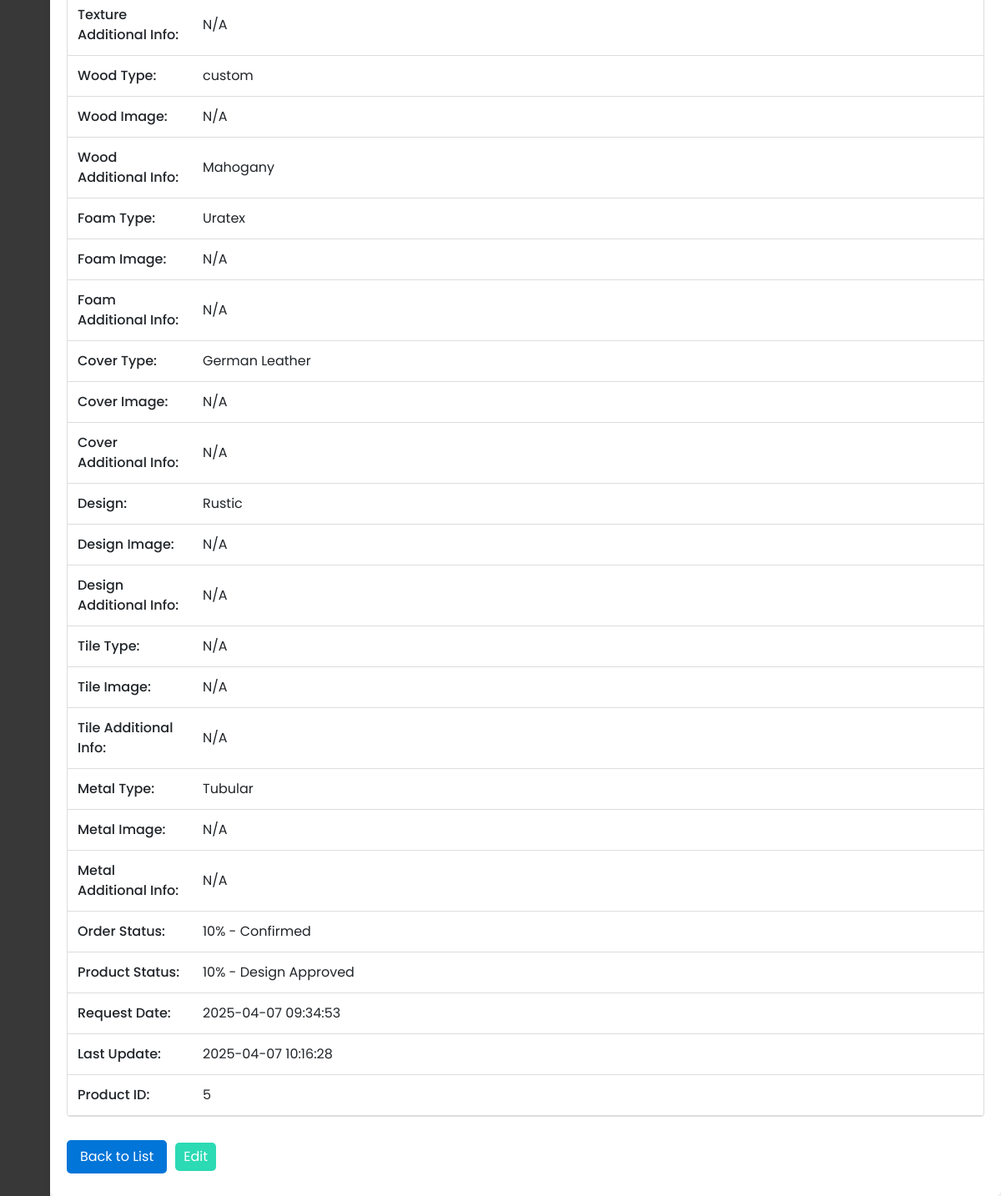
Before: /Capstone_Admin/customize/read-one-custom-form.php?id=1 (signed in, lower part) with the older database file.
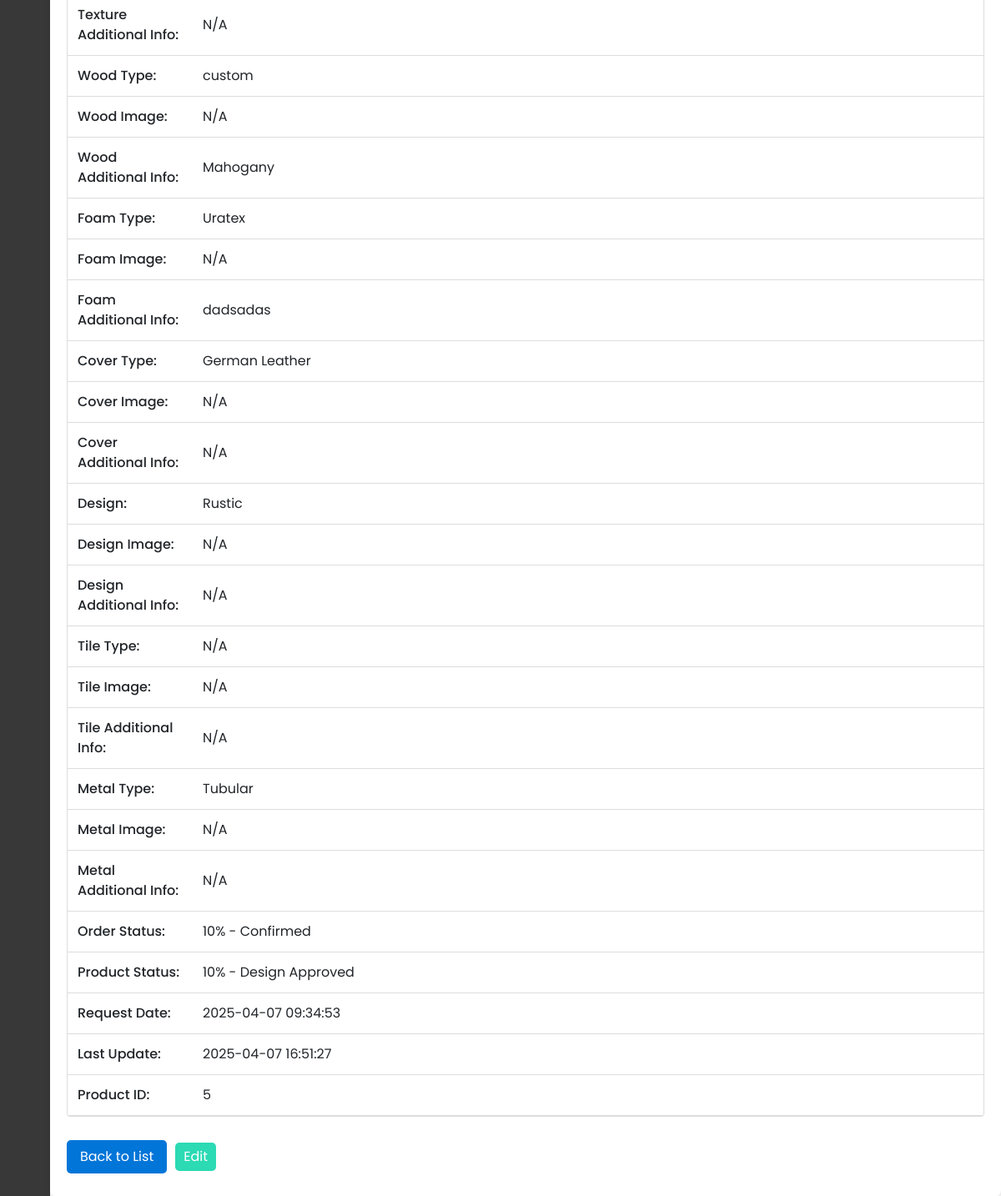
After: the same page with the newer database file.
### tables this page shows
CREATE TABLE `tbl_customizations` (
  `Customization_ID` int(11) NOT NULL AUTO_INCREMENT,
  `User_ID` varchar(150) NOT NULL,
  `Furniture_Type` varchar(255) NOT NULL,
  `Furniture_Type_Additional_Info` text DEFAULT NULL,
  `Standard_Size` varchar(100) DEFAULT NULL,
  `Desired_Size` varchar(100) DEFAULT NULL,
  `Color` varchar(50) DEFAULT NULL,
  `Color_Image_URL` varchar(255) DEFAULT NULL,
  `Color_Additional_Info` text DEFAULT NULL,
  `Texture` varchar(50) DEFAULT NULL,
  `Texture_Image_URL` varchar(255) DEFAULT NULL,
  `Texture_Additional_Info` text DEFAULT NULL,
  `Wood_Type` varchar(50) DEFAULT NULL,
  `Wood_Image_URL` varchar(255) DEFAULT NULL,
  `Wood_Additional_Info` text DEFAULT NULL,
  `Foam_Type` varchar(50) DEFAULT NULL,
  `Foam_Image_URL` varchar(255) DEFAULT NULL,
  `Foam_Additional_Info` text DEFAULT NULL,
  `Cover_Type` varchar(50) DEFAULT NULL,
  `Cover_Image_URL` varchar(255) DEFAULT NULL,
  `Cover_Additional_Info` text DEFAULT NULL,
  `Design` varchar(255) DEFAULT NULL,
  `Design_Image_URL` varchar(255) DEFAULT NULL,
  `Design_Additional_Info` text DEFAULT NULL,
  `Tile_Type` varchar(50) DEFAULT NULL,
  `Tile_Image_URL` varchar(255) DEFAULT NULL,
  `Tile_Additional_Info` text DEFAULT NULL,
  `Metal_Type` varchar(50) DEFAULT NULL,
  `Metal_Image_URL` varchar(255) DEFAULT NULL,
  `Metal_Additional_Info` text DEFAULT NULL,
  `Order_Status` int(3) NOT NULL DEFAULT 0,
  `Product_Status` int(3) NOT NULL DEFAULT 0,
  `Request_Date` timestamp NOT NULL DEFAULT current_timestamp(),
  `Last_Update` timestamp NOT NULL DEFAULT current_timestamp() ON UPDATE current_timestamp(),
  `Product_ID` int(11) DEFAULT NULL,
  `Stop_Reason` varchar(255) DEFAULT NULL,
  `Progress_Pic_10` varchar(255) DEFAULT NULL,
  `Progress_Pic_20` varchar(255) DEFAULT NULL,
  `Progress_Pic_30` varchar(255) DEFAULT NULL,
  `Progress_Pic_40` varchar(255) DEFAULT NULL,
  `Progress_Pic_50` varchar(255) DEFAULT NULL,
  `Progress_Pic_60` varchar(255) DEFAULT NULL,
  `Progress_Pic_70` varchar(255) DEFAULT NULL,
  `Progress_Pic_80` varchar(255) DEFAULT NULL,
  `Progress_Pic_90` varchar(255) DEFAULT NULL,
  `Progress_Pic_100` varchar(255) DEFAULT NULL,
  PRIMARY KEY (`Customization_ID`),
  KEY `User_ID` (`User_ID`),
  CONSTRAINT `tbl_customizations_ibfk_1` FOREIGN KEY (`User_ID`) REFERENCES `tbl_user_info` (`User_ID`)
);

### Capstone_Admin/customize/read-one-custom-form.php (the view, shortened to what the changed rows need)
<?php
include '../config/database.php';
$customizationID = $_GET['id'];
try {
    $query = "
        SELECT c.*, u.First_Name, u.Last_Name, p.Product_Name
        FROM tbl_customizations c
        JOIN tbl_user_info u ON c.User_ID = u.User_ID
        LEFT JOIN tbl_prod_info p ON c.Product_ID = p.Product_ID
        WHERE c.Customization_ID = :customizationID
    ";
    $stmt = $pdo->prepare($query);
    $stmt->bindParam(':customizationID', $customizationID, PDO::PARAM_INT);
    $stmt->execute();
    $customization = $stmt->fetch(PDO::FETCH_ASSOC);
    function displayData($data) {
        return !empty($data) ? htmlspecialchars($data) : 'N/A';
    }
    function displayImage($imageURL) {
        if (!empty($imageURL) && file_exists($imageURL)) {
            return "<img src='" . htmlspecialchars($imageURL) . "' alt='Image' width='100'>";
        } else {
            return 'N/A';
        }
    }
    $textureAdditionalInfo = displayData($customization['Texture_Additional_Info']);
    $woodType = displayData($customization['Wood_Type']);
    $woodImage = displayImage($customization['Wood_Image_URL']);
    $woodAdditionalInfo = displayData($customization['Wood_Additional_Info']);
    $foamType = displayData($customization['Foam_Type']);
    $foamImage = displayImage($customization['Foam_Image_URL']);
    $foamAdditionalInfo = displayData($customization['Foam_Additional_Info']);
    $coverType = displayData($customization['Cover_Type']);
    $coverImage = displayImage($customization['Cover_Image_URL']);
    $coverAdditionalInfo = displayData($customization['Cover_Additional_Info']);
    $design = displayData($customization['Design']);
    $designImage = displayImage($customization['Design_Image_URL']);
    $designAdditionalInfo = displayData($customization['Design_Additional_Info']);
    $tileType = displayData($customization['Tile_Type']);
    $tileImage = displayImage($customization['Tile_Image_URL']);
    $tileAdditionalInfo = displayData($customization['Tile_Additional_Info']);
    $metalType = displayData($customization['Metal_Type']);
    $metalImage = displayImage($customization['Metal_Image_URL']);
    $metalAdditionalInfo = displayData($customization['Metal_Additional_Info']);
    $orderStatus = htmlspecialchars($customization['Order_Status']);
    $productStatus = htmlspecialchars($customization['Product_Status']);
    $requestDate = displayData($customization['Request_Date']);
    $lastUpdate = displayData($customization['Last_Update']);
    $productID = displayData($customization['Product_ID']);
    $orderStatusMap = [
        0   => 'Order Received',
        10  => 'Confirmed',
        20  => 'Design Finalization',
        30  => 'Material Preparation',
        40  => 'Production Started',
        50  => 'Mid-Production',
        60  => 'Finishing Process',
        70  => 'Quality Check',
        80  => 'Final Assembly',
        90  => 'Ready for Delivery',
        100 => 'Delivered / Completed'
    ];
    $orderStatusText = $orderStatusMap[$orderStatus] ?? 'Unknown Status';
    $productStatusLabels = [
        0   => 'Concept Stage',
        10  => 'Design Approved',
        20  => 'Material Sourcing',
        30  => 'Cutting & Shaping',
        40  => 'Structural Assembly',
        50  => 'Detailing & Refinements',
        60  => 'Sanding & Pre-Finishing',
        70  => 'Varnishing/Painting',
        80  => 'Drying & Curing',
        90  => 'Final Inspection & Packaging',
        100 => 'Completed'
    ];
    $productStatusText = $productStatusLabels[$productStatus] ?? 'Unknown Status';
} catch (PDOException $e) {
    echo "Error: " . $e->getMessage();
    exit();
}
?>
<!DOCTYPE html>
<html lang="en" dir="ltr">
<head>
    <link href="../static/css/bootstrap.min.css" rel="stylesheet">
    <link href="../static/css-files/dashboard.css" rel="stylesheet">
    <link href="../static/css-files/button.css" rel="stylesheet">
    <link href="../static/css-files/admin_homev2.css" rel="stylesheet">
    <link href="https://unpkg.com/boxicons@2.0.7/css/boxicons.min.css" rel="stylesheet" />
</head>
<body>
    <section class="home-section">
        <br><br><br>
        <div class="container_boxes">
            <table>
                <tr><td>Texture Additional Info:</td><td><?= $textureAdditionalInfo ?></td></tr>
                <tr><td>Wood Type:</td><td><?= $woodType ?></td></tr>
                <tr><td>Wood Image:</td><td><?= $woodImage ?></td></tr>
                <tr><td>Wood Additional Info:</td><td><?= $woodAdditionalInfo ?></td></tr>
                <tr><td>Foam Type:</td><td><?= $foamType ?></td></tr>
                <tr><td>Foam Image:</td><td><?= $foamImage ?></td></tr>
                <tr><td>Foam Additional Info:</td><td><?= $foamAdditionalInfo ?></td></tr>
                <tr><td>Cover Type:</td><td><?= $coverType ?></td></tr>
                <tr><td>Cover Image:</td><td><?= $coverImage ?></td></tr>
                <tr><td>Cover Additional Info:</td><td><?= $coverAdditionalInfo ?></td></tr>
                <tr><td>Design:</td><td><?= $design ?></td></tr>
                <tr><td>Design Image:</td><td><?= $designImage ?></td></tr>
                <tr><td>Design Additional Info:</td><td><?= $designAdditionalInfo ?></td></tr>
                <tr><td>Tile Type:</td><td><?= $tileType ?></td></tr>
                <tr><td>Tile Image:</td><td><?= $tileImage ?></td></tr>
                <tr><td>Tile Additional Info:</td><td><?= $tileAdditionalInfo ?></td></tr>
                <tr><td>Metal Type:</td><td><?= $metalType ?></td></tr>
                <tr><td>Metal Image:</td><td><?= $metalImage ?></td></tr>
                <tr><td>Metal Additional Info:</td><td><?= $metalAdditionalInfo ?></td></tr>
                <tr><td>Order Status:</td><td><?= $orderStatus ?>% - <?= $orderStatusText ?></td></tr>
                <tr><td>Product Status:</td><td><?= $productStatus ?>% - <?= $productStatusText ?></td></tr>
                <tr><td>Request Date:</td><td><?= $requestDate ?></td></tr>
                <tr><td>Last Update:</td><td><?= $lastUpdate ?></td></tr>
                <tr><td>Product ID:</td><td><?= $productID ?></td></tr>
            </table>
        </div>
    </section>
</body>
</html>

Changed rows visible on the page:
changed tbl_customizations "custom": Foam_Additional_Info "N/A" → "dadsadas"; Last_Update "2025-04-07 10:16:28" → "2025-04-07 16:51:27"
